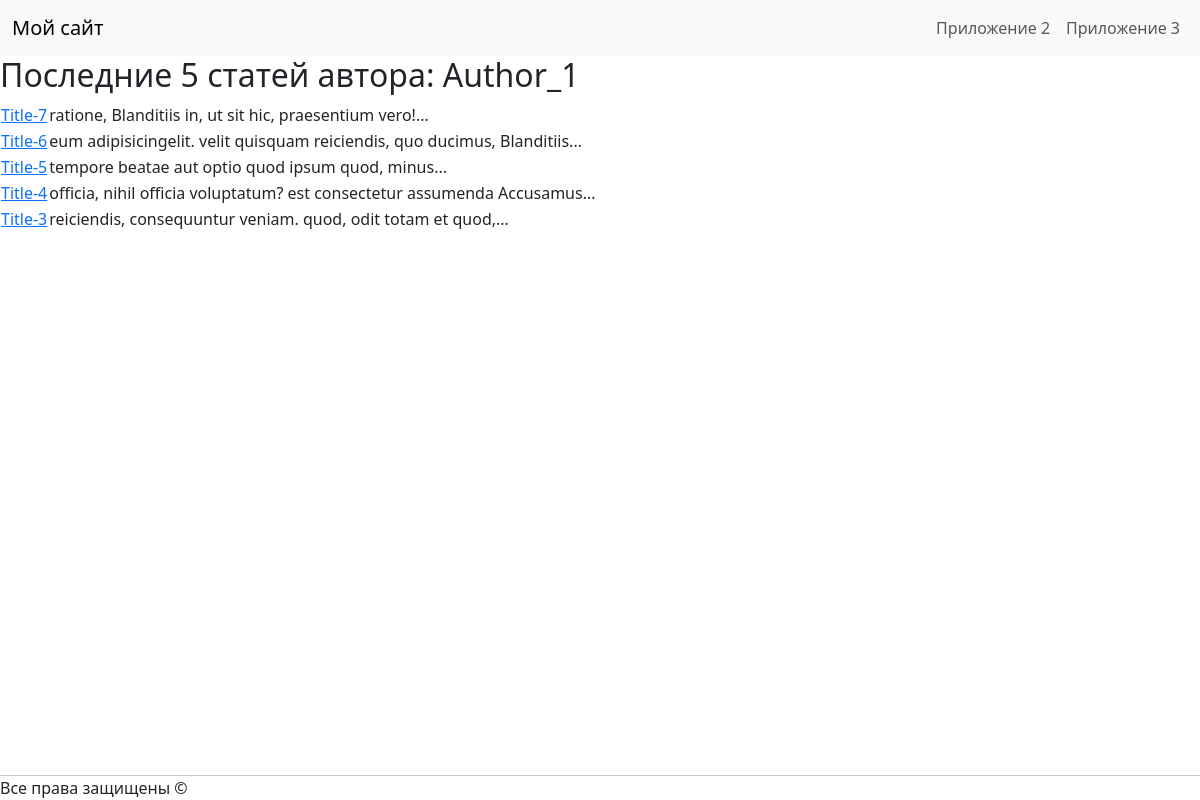
Page /app3/author/1/ on the committed database.
### app3/models.py (models this page shows, shortened)
class Author(models.Model):
    name = models.CharField(max_length=100)
    email = models.EmailField()

class Post(models.Model):
    title = models.CharField(max_length=100)
    content = models.TextField()
    author = models.ForeignKey(Author, on_delete=models.CASCADE)
    def get_summary(self):
        words = self.content.split()
        return f'{" ".join(words[:8])}...'

### app3/views.py (the view)
# urls.py: path('author/<int:author_id>/', views.author_posts, name='author_posts'),
def author_posts(request, author_id):
    author = get_object_or_404(Author, pk=author_id)
    posts = Post.objects.filter(author=author).order_by('-id')[:5]
    return render(request, 'app3/author_posts.html', {'author': author, 'posts': posts})

### app3/templates/app3/author_posts.html (shortened to what this page needs)
{% extends 'base.html' %}
{% block content %}
<h2>Последние 5 статей автора: {{ author.name }}</h2>
<table>
    {% for post in posts %}
    <tr>
        <td><a href="{% url 'post_full' post.id %}">{{ post.title }}</a>
        <td>{{ post.get_summary }}</td>
    </tr>
    {% endfor %}
</table>
{% endblock %}

### templates/base.html (shortened to what this page needs)
<!DOCTYPE html>
<html lang="ru">
<head>
    {% load static %}
    <link rel="stylesheet" href="{% static 'app3/css/bootstrap.min.css' %}">
</head>
<body>
<nav class="navbar navbar-expand-lg navbar-light bg-light">
    <div class="container-fluid">
        <a class="navbar-brand" href="/">Мой сайт</a>
        <div class="collapse navbar-collapse show justify-content-end align-items-end" id="navbarNavAltMarkup">
            <div class="navbar-nav">
                <a class="nav-link" href="/app2/">Приложение 2</a>
                <a class="nav-link" href="/app3/">Приложение 3</a>
            </div>
        </div>
    </div>
</nav>
{% block content %}{% endblock %}
<div class="row fixed-bottom modal-footer">
    <hr>
    <p>Все права защищены &copy;</p>
</div>
</body>
</html>

### rows in the picture
Author: name "Author_1"
Post: title "Title-7", get_summary "ratione, Blanditiis in, ut sit hic, praesentium vero!..."
Post: title "Title-6", get_summary "eum adipisicingelit. velit quisquam reiciendis, quo ducimus, Blanditiis..."
Post: title "Title-5", get_summary "tempore beatae aut optio quod ipsum quod, minus..."
Post: title "Title-4", get_summary "officia, nihil officia voluptatum? est consectetur assumenda Accusamus..."
Post: title "Title-3", get_summary "reiciendis, consequuntur veniam. quod, odit totam et quod,..."
